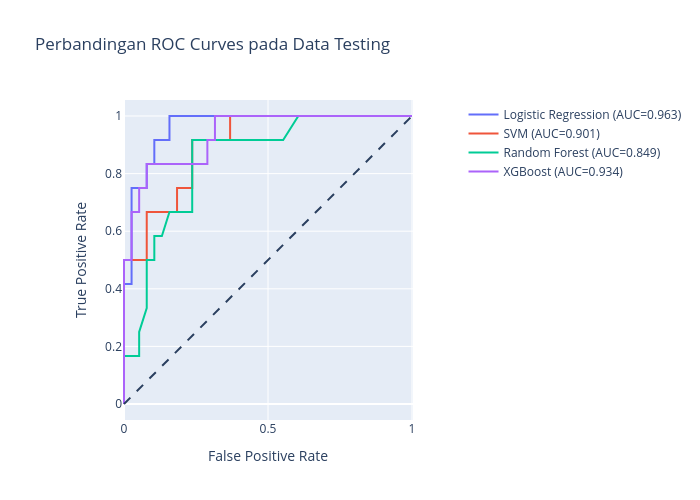

Notebook code cell kept with this figure:
### Markdown cell above
### 4. Visualisasi Kurva ROC-AUC

### Code cell
fig_roc = go.Figure()
# Tambahkan garis referensi tebakan acak (random guess)
fig_roc.add_shape(type='line', line=dict(dash='dash'), x0=0, x1=1, y0=0, y1=1)

for name, roc in roc_curves.items():
    fig_roc.add_trace(go.Scatter(
        x=roc['fpr'], 
        y=roc['tpr'], 
        name=f"{name} (AUC={roc['auc']:.3f})",
        mode='lines'
    ))

fig_roc.update_layout(
    title='Perbandingan ROC Curves pada Data Testing',
    xaxis_title='False Positive Rate',
    yaxis_title='True Positive Rate',
    yaxis=dict(scaleanchor="x", scaleratio=1),
    xaxis=dict(constrain='domain'),
    width=700, height=500
)
fig_roc.show()
fig_roc.write_html(f'{RESULTS_PATH}/roc_curve_benchmarking.html')

### Figure 1 — Plotly figure (JSON) as saved in the notebook; plotly's stock layout.template omitted (floating-point values rounded to 4 significant figures)
{"data": [{"mode": "lines", "name": "Logistic Regression (AUC=0.963)", "type": "scatter", "x": [0.0, 0.0, 0.0, 0.02632, 0.02632, 0.07895, 0.07895, 0.1053, 0.1053, 0.1579, 0.1579, 1.0], "y": [0.0, 0.08333, 0.4167, 0.4167, 0.75, 0.75, 0.8333, 0.8333, 0.9167, 0.9167, 1.0, 1.0]}, {"mode": "lines", "name": "SVM (AUC=0.901)", "type": "scatter", "x": [0.0, 0.0, 0.0, 0.07895, 0.07895, 0.1842, 0.1842, 0.2368, 0.2368, 0.3684, 0.3684, 1.0], "y": [0.0, 0.08333, 0.5, 0.5, 0.6667, 0.6667, 0.75, 0.75, 0.9167, 0.9167, 1.0, 1.0]}, {"mode": "lines", "name": "Random Forest (AUC=0.849)", "type": "scatter", "x": [0.0, 0.0, 0.0, 0.05263, 0.05263, 0.07895, 0.07895, 0.1053, 0.1053, 0.1316, 0.1579, 0.2368, 0.2368, 0.2368, 0.2895, 0.3421, 0.3947, 0.5526, 0.6053, 0.6316, 0.6842, 0.7632, 0.7895, 0.8684, 1.0], "y": [0.0, 0.08333, 0.1667, 0.1667, 0.25, 0.3333, 0.5, 0.5, 0.5833, 0.5833, 0.6667, 0.6667, 0.8333, 0.9167, 0.9167, 0.9167, 0.9167, 0.9167, 1.0, 1.0, 1.0, 1.0, 1.0, 1.0, 1.0]}, {"mode": "lines", "name": "XGBoost (AUC=0.934)", "type": "scatter", "x": [0.0, 0.0, 0.0, 0.02632, 0.02632, 0.05263, 0.05263, 0.07895, 0.07895, 0.2895, 0.2895, 0.3158, 0.3158, 1.0], "y": [0.0, 0.08333, 0.5, 0.5, 0.6667, 0.6667, 0.75, 0.75, 0.8333, 0.8333, 0.9167, 0.9167, 1.0, 1.0]}], "layout": {"height": 500, "shapes": [{"line": {"dash": "dash"}, "type": "line", "x0": 0, "x1": 1, "y0": 0, "y1": 1}], "title": {"text": "Perbandingan ROC Curves pada Data Testing"}, "width": 700, "xaxis": {"constrain": "domain", "title": {"text": "False Positive Rate"}}, "yaxis": {"scaleanchor": "x", "scaleratio": 1, "title": {"text": "True Positive Rate"}}}}
